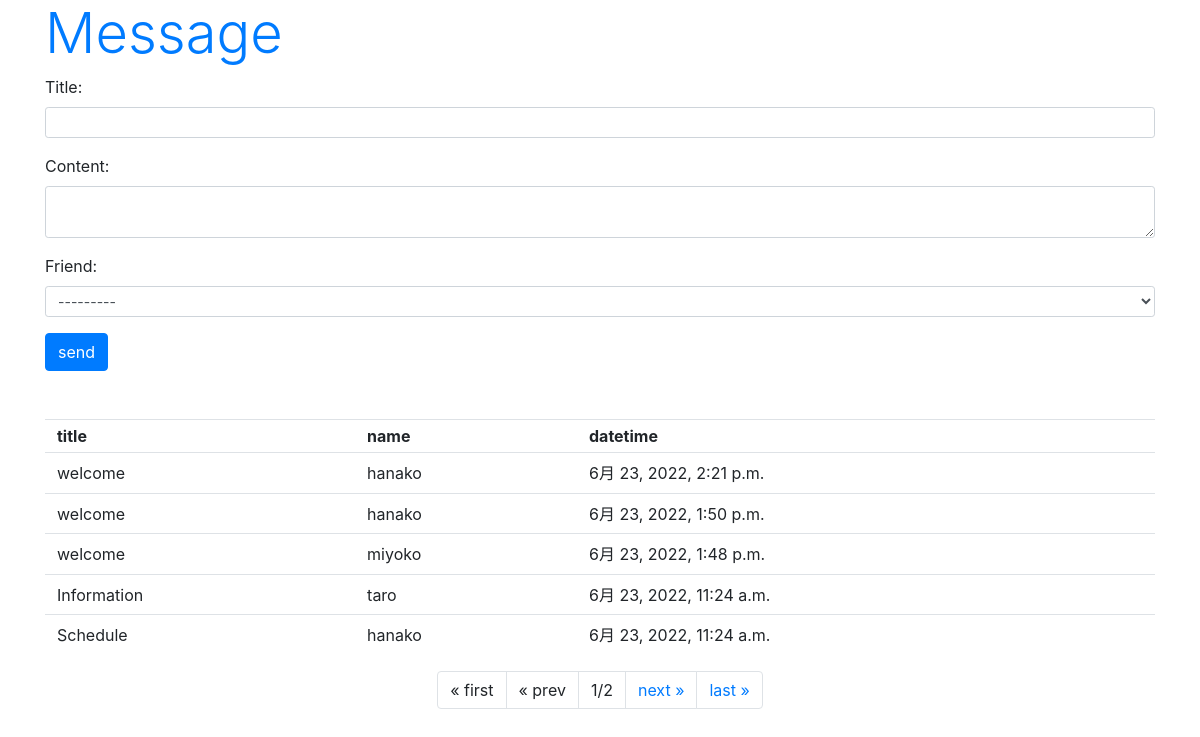
Page /hello/message/ on the committed database.
### hello/models.py (models this page shows, shortened)
class Message(models.Model):
    friend = models.ForeignKey(Friend, on_delete=models.CASCADE)
    title = models.CharField(max_length=100)
    content = models.CharField(max_length=300)
    pub_date = models.DateTimeField(auto_now_add=True)
    class Meta:
        ordering = ('pub_date',)

class Friend(models.Model):
    name = models.CharField(max_length=100, \
        validators=[number_only])
    mail = models.EmailField(max_length=200)
    gender = models.BooleanField()
    age = models.IntegerField()
    birthday = models.DateField()
    def __str__(self):
        return '<Friend:id=' + str(self.id) + ',' + \
            self.name + '(' + str(self.age) + ')>'

### hello/views.py (the view)
# urls.py: path('message/', views.message, name='message'),
def message(request, page=1):
    if (request.method == 'POST'):
        obj = Message()
        form = MessageForm(request.POST, instance=obj)
        form.save()
    data = Message.objects.all().reverse()
    paginator = Paginator(data, 5)
    params = {
        'title': 'Message',
        'form' : MessageForm(),
        'data' : paginator.get_page(page),
    }
    return render(request, 'hello/message.html', params)

### hello/forms.py
class MessageForm(forms.ModelForm):
   class Meta:
      model = Message
      fields = ['title', 'content', 'friend']
      widgets = {
         'title': forms.TextInput(attrs={'class':'form-control form-control-sm'}),
         'content':forms.Textarea(attrs={'class':'form-control form-control-sm', 'rows':2}),
         'friend': forms.Select(attrs={'class':'form-control form-control-sm'}),
      }

### hello/templates/hello/message.html (shortened to what this page needs)
{% load static %}
<!doctype html>
<html lang="ja">
<head>
    <link rel="stylesheet"
    href="https://stackpath.bootstrapcdn.com/bootstrap/4.3.1/css/bootstrap.min.css"
>
</head>
<body class="container">
    <h1 class="display-4 text-primary">
        {{title}}</h1>
        <form action="{% url 'message' %}" method="post">
        {{ form.as_p }}
        <input type="submit" value="send"
            class="btn btn-primary">
    <table class="table">
        <tr>
            <th class="py-1">title</th>
            <th class="py-1">name</th>
            <th class="py-1">datetime</th>
        </tr>
    {% for item in data %}
        <tr>
            <td class="py-2">{{item.title}}</td>
            <td class="py-2">{{item.friend.name}}</td>
            <td class="py-2">{{item.pub_date}}</td>
        <tr>
    {% endfor %}
    </table>
    <ul class="pagination  justify-content-center">
        {% if data.has_previous %}
        <li class="page-item">
            <a class="page-link" href="{% url 'message' %}">
                &laquo; first</a>
        </li>
        <li class="page-item">
            <a class="page-link"
            href="{% url 'message' %}{{data.previous_page_number}}">
                &laquo; prev</a>
        </li>
        {% else %}
        <li class="page-item">
            <a class="page-link">&laquo; first</a>
        </li>
        <li class="page-item">
            <a class="page-link">&laquo; prev</a>
        </li>
        {% endif %}
        <li class="page-item">
            <a class="page-link">
            {{data.number}}/{{data.paginator.num_pages}}</a>
        </li>
        {% if data.has_next %}
        <li class="page-item">
            <a class="page-link"
            href="{% url 'message' %}{{data.next_page_number }}">
                next &raquo;</a>
        </li>
        <li class="page-item">
            <a class="page-link"
            href="{% url 'message' %}{{data.paginator.num_pages}}">
                last &raquo;</a>
        </li>
        {% endif %}
    </ul>
</body>
</html>

### rows in the picture
Message: title "welcome", friend.name "hanako", pub_date "6月 23, 2022, 2:21 p.m."
Message: title "welcome", friend.name "hanako", pub_date "6月 23, 2022, 1:50 p.m."
Message: title "welcome", friend.name "miyoko", pub_date "6月 23, 2022, 1:48 p.m."
Message: title "Information", friend.name "taro", pub_date "6月 23, 2022, 11:24 a.m."
Message: title "Schedule", friend.name "hanako", pub_date "6月 23, 2022, 11:24 a.m."

### other values in the picture
{{ title }} "Message"
{{ data.number }} "1"
{{ data.paginator.num_pages }} "2"
